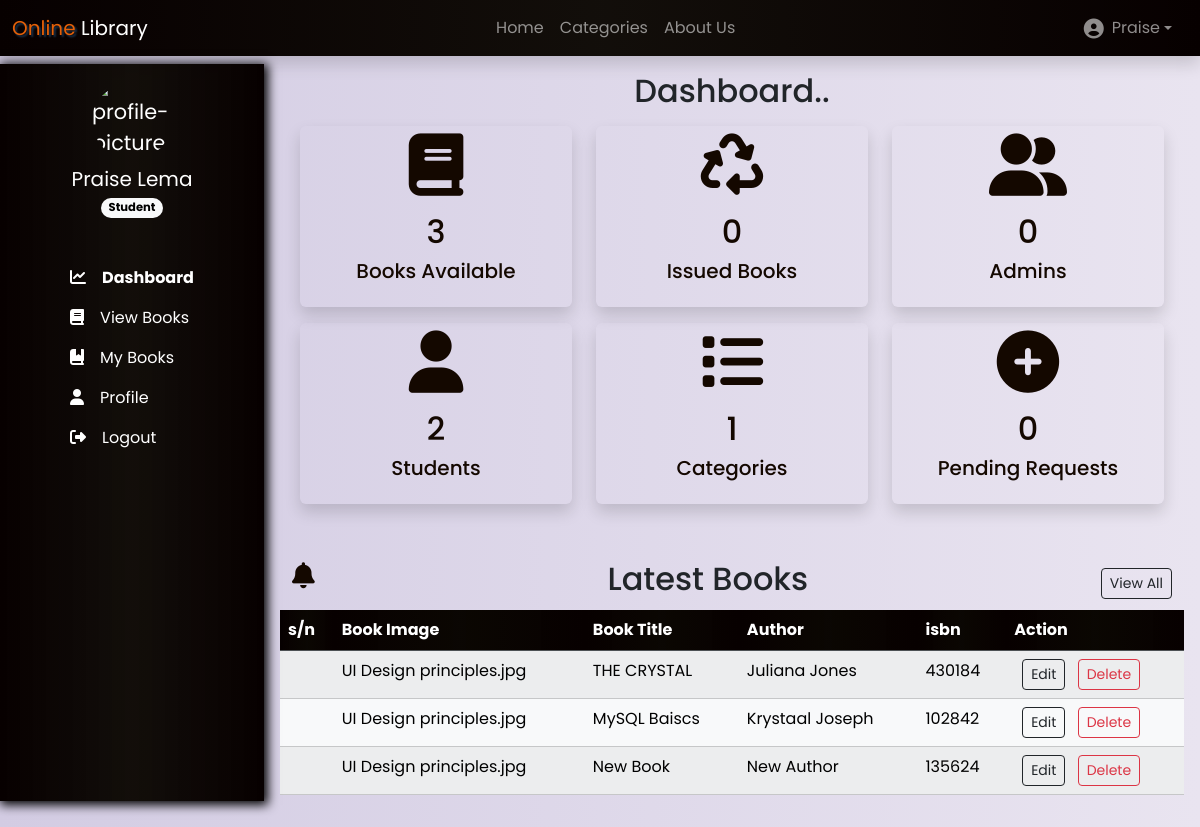
The app's page /dashboard.php (signed in) with its own data.
### tables this page shows
CREATE TABLE `books` (
  `id` int(11) NOT NULL,
  `title` varchar(100) DEFAULT NULL,
  `author` varchar(100) DEFAULT NULL,
  `isbn` varchar(50) DEFAULT NULL,
  `category` varchar(100) DEFAULT NULL,
  `cover_img` varchar(500) DEFAULT NULL,
  `book_file` varchar(500) DEFAULT NULL,
  `created_at` datetime(6) DEFAULT current_timestamp(6)
);

### scripts/dashboard_script.php (called while the page is built)
<?php
$sql = "SELECT * FROM books LIMIT 5";
$result = mysqli_query($conn, $sql);
$count_sql = "SELECT COUNT(*) AS count FROM books";
$book_result = mysqli_query($conn, $count_sql);
$book_count = mysqli_fetch_object($book_result);
$cat_sql = "SELECT COUNT(*) AS count FROM categories";
$cat_result = mysqli_query($conn, $cat_sql);
$cat_count = mysqli_fetch_object($cat_result);
$student_sql = "SELECT COUNT(*) AS count FROM users WHERE user_type = 'Student'";
$student_result = mysqli_query($conn, $student_sql);
$student_count = mysqli_fetch_object($student_result);
$admin_sql = "SELECT COUNT(*) AS count FROM users WHERE user_type = 'Admin'";
$admin_result = mysqli_query($conn, $admin_sql);
$admin_count = mysqli_fetch_object($admin_result);
$issued_sql = "SELECT COUNT(*) AS count FROM issuedbooks";
$issued_result = mysqli_query($conn, $issued_sql);
$issued_count = mysqli_fetch_object($issued_result);
$pending_sql = "SELECT COUNT(*) AS count FROM issuedbooks WHERE status = 1";
$pending_result = mysqli_query($conn, $pending_sql);
$pending_count = mysqli_fetch_object($pending_result);

### dashboard.php (the view, shortened to what this page needs)
<?php
include_once __DIR__.'/partials/header.php';
include_once __DIR__.'/partials/sidebar.php';
include_once __DIR__.'/scripts/dashboard_script.php';
?>
<div class="container main-bar p-3">
    <h2 class="text-center">Dashboard..</h2>
    <div class="container mb-5">
                <div class="row p-2">
                    <div class="col-md-4">
                        <div class="card shadow py-2 bg-transparent border-0">
                        <i class="card-img-top fa fa-book fa-3x text-center d-card-color"></i>
                            <div class="card-body text-center d-card-color">
                                <h2 class="card-title"><?php echo $book_count->count; ?></h2>
                                <h4 class="card-text fs-5">Books Available</h4>
                            </div>
                        </div>
                    </div>
                    <div class="col-md-4">
                        <div class="card shadow py-2 bg-transparent border-0">
                        <i class="card-img-top fa fa-recycle fa-3x text-center d-card-color"></i>
                            <div class="card-body text-center d-card-color">
                                <h2 class="card-title"><?php echo $issued_count->count; ?></h2>
                                <h4 class="card-text fs-5">Issued Books</h4>
                            </div>
                        </div>
                    </div>
                    <div class="col-md-4">
                        <div class="card shadow py-2 bg-transparent border-0">
                        <i class="card-img-top fa fa-user-friends fa-3x text-center d-card-color"></i>
                            <div class="card-body text-center d-card-color">
                                <h2 class="card-title"><?php echo $admin_count->count; ?></h2>
                                <h4 class="card-text fs-5">Admins</h4>
                            </div>
                        </div>
                    </div>
                </div>
                <div class="row p-2">
                    <div class="col-md-4">
                            <div class="card shadow py-2 bg-transparent border-0">
                            <i class="card-img-top fa fa-user fa-3x text-center d-card-color"></i>
                                <div class="card-body text-center d-card-color">
                                    <h2 class="card-title"><?php echo $student_count->count; ?></h2>
                                    <h4 class="card-text fs-5">Students</h4>
                                </div>
                            </div>
                    </div>
                    <div class="col-md-4">
                            <div class="card shadow py-2 bg-transparent border-0">
                            <i class="card-img-top fa fa-list fa-3x text-center d-card-color"></i>
                                <div class="card-body text-center d-card-color">
                                    <h2 class="card-title"><?php echo $cat_count->count; ?></h2>
                                    <h4 class="card-text fs-5">Categories</h4>
                                </div>
                            </div>
                    </div>
                    <div class="col-md-4">
                            <div class="card shadow py-2 bg-transparent border-0">
                            <i class="card-img-top fa fa-plus-circle fa-3x text-center d-card-color"></i>
                                <div class="card-body text-center d-card-color">
                                    <h2 class="card-title"><?php echo $pending_count->count; ?></h2>
                                    <h4 class="card-text fs-5">Pending Requests</h4>
                                </div>
                            </div>
                    </div>
                </div>
    </div>
    <div class="container pb-1 mt-5 d-flex justify-content-between align-items-center">
        <p class="fa fa-bell fa-fade d-card-color fa-lg"></p>
        <h2 class="text-center">Latest Books</h2>
        <a href="<?php echo APP_URL?>/allbooks.php" class="btn btn-sm btn-outline-dark">View All</a>
    </div>
    <table class ="table table-light table-striped table-hover">
        <thead class="table-dark text-white">
            <tr>
                <th>s/n</th>
                <th>Book Image</th>
                <th>Book Title</th>
                <th>Author</th>
                <th>isbn</th>
                <th>Action</th>
            </tr>
        </thead>
        <tbody>
        <?php while($book = mysqli_fetch_assoc($result)): ?>
            <tr>
                <td></td>
                <td class="fs-6"><?php echo $book['cover_img']; ?></td>
                <td class="fs-6"><?php echo $book["title"]; ?></td>
                <td class="fs-6"><?php echo $book['author']; ?></td>
                <td class="fs-6"><?php echo $book['isbn']; ?></td>
                <td class="fs-6"><a href="#" class="btn btn-sm btn-outline-dark mx-2">Edit</a>
                <a href="#" class="btn btn-sm btn-outline-danger">Delete</a></td>
            </tr>
        <?php endwhile; ?>
        </tbody>
    </table>
</div>
<?php include_once __DIR__.'/partials/footer.php'; ?>

### partials/header.php (shortened to what this page needs)
<!DOCTYPE html>
<html lang="en">
<head>
    <link rel="stylesheet" href="<?php echo APP_URL?>/auth/login.css">
    <link rel="stylesheet" href="<?php echo APP_URL?>/Assets/bootstrap-5.3.2-dist/css/bootstrap.min.css">
    <link href="https://cdn.jsdelivr.net/npm/bootstrap@5.3.2/dist/css/bootstrap.min.css" rel="stylesheet">
    <link href="https://unpkg.com/aos@2.3.1/dist/aos.css" rel="stylesheet">
    <link rel="stylesheet" href="<?php echo APP_URL?>/style.css">
    <link rel="stylesheet" href="<?php echo APP_URL?>/loader.css">
</head>
<body>
<?php include_once __DIR__.'/navbar.php'; ?>

### partials/navbar.php (shortened to what this page needs)
<nav class="navbar position-sticky top-0 z-1 navbar-expand-lg shadow" data-bs-theme="dark">
  <div class="container-fluid">
    <a class="navbar-brand" href="<?php echo APP_URL?>"><span class="brand-text">Online</span> Library</a>
    <div class="collapse navbar-collapse" id="navbarSupportedContent">
      <ul class="navbar-nav m-auto mb-2 mb-lg-0">
        <li class="nav-item">
          <a class="nav-link <?php echo ($_SERVER['REQUEST_URI'] == '/LMS') ? 'active' : '' ?> fs-6" aria-current="page" href="<?php echo APP_URL?>">Home</a>
        </li>
        <li class="nav-item">
          <a class="nav-link <?php echo ($_SERVER['REQUEST_URI'] == '/LMS/index.php#categories') ? 'active' : '' ?> fs-6" href="<?php echo APP_URL?>/index.php#categories">Categories</a>
        </li>
        <li class="nav-item">
          <a class="nav-link <?php echo ($_SERVER['REQUEST_URI'] == '/LMS/about_us.php') ? 'active' : '' ?> fs-6" href="<?php echo APP_URL?>/about_us.php">About Us</a>
        </li>
      </ul>
      <ul class="navbar-nav">
        <?php if(isset($_SESSION['status'])): ?>
      <li class="nav-item dropdown dropdown">
          <a class="nav-link dropdown-toggle fs-6 d-flex align-items-center justify-content-center me-2" href="#" role="button" data-bs-toggle="dropdown" aria-expanded="false">
            <span class="fa fa-user-circle fa-lg mx-2"></span><?php echo $_SESSION["firstname"] ?>
          </a>
        </li>
        <?php else: ?>
        <li class="nav-item"><a class="nav-link fs-6" href="<?php echo APP_URL?>/auth/register.php"><span class="fa fa-edit me-2"></span>Register</a></li>
        <li class="nav-item"><a class="nav-link fs-6" href="<?php echo APP_URL ?>/auth/login.php"><span class="fa fa-sign-in me-2"></span>Login</a></li>
        <?php endif; ?>
      </ul>
    </div>
  </div>
</nav>

### partials/sidebar.php (shortened to what this page needs)
<aside class="sidebar z-1">
    <div class="container py-3 d-flex flex-column justify-content-center align-items-center gap-4">
        <div class="user_profile d-flex flex-column gap-1 justify-content-center align-items-center">
            <img src="./image/lib9.jpg" class=" rounded-circle" width="80" height="80" alt="profile-picture">
            <span class="text-center fs-5"><?php echo $_SESSION['firstname'].' '. $_SESSION['lastname']; ?></span>
            <span class="badge text-bg-light rounded-pill fs-sm"><?php echo $_SESSION['user_type']; ?></span>
        </div>
        <div class="sidebar_items my-3">
            <ul class="list-group text-white">
                <a href="<?php echo APP_URL?>/dashboard.php" class="list-group-item bg-transparent border-0 text-white fs-6 sidebar_item <?php echo $_SERVER['REQUEST_URI'] == '/LMS/dashboard.php' ? 'fw-bold': '' ?>"><span class="fa fa-chart-line me-3"></span>Dashboard</a>
                <a href="<?php echo APP_URL?>/allbooks.php" class="list-group-item bg-transparent border-0 text-white fs-6 sidebar_item <?php echo $_SERVER['REQUEST_URI'] == '/LMS/allbooks.php' ? 'fw-bold': '' ?>"><span class="fa fa-book me-3"></span>View Books</a>
                <a href="<?php echo APP_URL?>/mybooks.php" class="list-group-item bg-transparent border-0 text-white fs-6 sidebar_item <?php echo $_SERVER['REQUEST_URI'] == '/LMS/mybooks.php' ? 'fw-bold': '' ?>"><span class="fa fa-book-bookmark me-3"></span>My Books</a>
                <a href="<?php echo APP_URL?>/profile.php" class="list-group-item bg-transparent border-0 text-white fs-6 sidebar_item <?php echo $_SERVER['REQUEST_URI'] == '/LMS/profile.php' ? 'fw-bold': '' ?>"><span class="fa fa-user me-3"></span>Profile</a>
                <a href="<?php echo APP_URL?>/auth/logout.php" class="list-group-item bg-transparent border-0 text-white fs-6 sidebar_item"><span class="fa fa-sign-out me-3"></span>Logout</a>
            </ul>
        </div>
    </div>
</aside>

### partials/footer.php (shortened to what this page needs)
</body>
</html>

### style.css (style rules this page uses)
* { margin: 0; padding: 0; box-sizing: border-box; }
body { font-size: 1.3rem; background: linear-gradient(to right, #d3cce3, #e9e4f0); font-family: 'Poppins', sans-serif; }
.fs-sm { font-size: 11.5px; }
th { font-size: 1rem; }
.navbar, .sidebar, th, footer { background: #070000; background: -webkit-linear-gradient(to right, #070000, #0c0600, #070000); background: linear-gradient(to right, #070000, #0a0601f5, #070000); }
.d-card-color { color: #140800; }
.brand-text { color: #e46008 !important; text-shadow: 2px 2px 2px #1c3955f5; }
.sidebar { color: #fff; width: 22%; height: 92.1vh; position: fixed; top: 8vh; left: 0; box-shadow: 2px 2px 10px 2px #000; }
.sidebar_item { transition: all .22s; }
.main-bar { margin-left: 22%; width: 78%; height: auto; position: relative; top: 0; left: 0; }
.card { transition: all .23s; }

### records on screen
books: cover_img "UI Design principles.jpg", title "THE CRYSTAL", author "Juliana Jones", isbn "430184"
books: cover_img "UI Design principles.jpg", title "MySQL Baiscs", author "Krystaal Joseph", isbn "102842"
books: cover_img "UI Design principles.jpg", title "New Book", author "New Author", isbn "135624"

### other values on screen
$_SESSION["firstname"] "Praise"
$_SESSION['firstname'] "Praise"
$_SESSION['lastname'] "Lema"
$_SESSION['user_type'] "Student"
$book_count->count "3"
$issued_count->count "0"
$admin_count->count "0"
$student_count->count "2"
$cat_count->count "1"
$pending_count->count "0"
